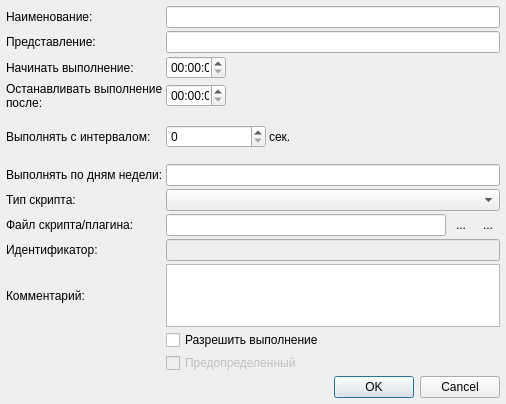
<?xml version="1.0" encoding="UTF-8"?>
<ui version="4.0">
 <class>DialogTask</class>
 <widget class="QDialog" name="DialogTask">
  <property name="geometry">
   <rect>
    <x>0</x>
    <y>0</y>
    <width>506</width>
    <height>404</height>
   </rect>
  </property>
  <property name="windowTitle">
   <string>Служба</string>
  </property>
  <layout class="QGridLayout" name="gridLayout_2">
   <property name="leftMargin">
    <number>6</number>
   </property>
   <property name="topMargin">
    <number>6</number>
   </property>
   <property name="rightMargin">
    <number>6</number>
   </property>
   <property name="bottomMargin">
    <number>6</number>
   </property>
   <property name="spacing">
    <number>3</number>
   </property>
   <item row="0" column="0">
    <layout class="QGridLayout" name="gridLayout">
     <property name="spacing">
      <number>3</number>
     </property>
     <item row="4" column="1">
      <layout class="QHBoxLayout" name="horizontalLayout">
       <item>
        <widget class="QSpinBox" name="interval">
         <property name="maximumSize">
          <size>
           <width>100</width>
           <height>16777215</height>
          </size>
         </property>
         <property name="maximum">
          <number>999999999</number>
         </property>
        </widget>
       </item>
       <item>
        <widget class="QLabel" name="label_6">
         <property name="text">
          <string>сек.</string>
         </property>
        </widget>
       </item>
      </layout>
     </item>
     <item row="2" column="1">
      <widget class="QTimeEdit" name="start_task">
       <property name="maximumSize">
        <size>
         <width>60</width>
         <height>16777215</height>
        </size>
       </property>
      </widget>
     </item>
     <item row="5" column="0">
      <widget class="QLabel" name="label_7">
       <property name="text">
        <string>Выполнять по дням недели:</string>
       </property>
      </widget>
     </item>
     <item row="9" column="0">
      <widget class="QLabel" name="label_10">
       <property name="text">
        <string>Комментарий:</string>
       </property>
      </widget>
     </item>
     <item row="1" column="0">
      <widget class="QLabel" name="label_2">
       <property name="text">
        <string>Представление:</string>
       </property>
      </widget>
     </item>
     <item row="1" column="1">
      <widget class="QLineEdit" name="synonum"/>
     </item>
     <item row="4" column="0">
      <widget class="QLabel" name="label_5">
       <property name="text">
        <string>Выполнять с интервалом:</string>
       </property>
      </widget>
     </item>
     <item row="3" column="1">
      <widget class="QTimeEdit" name="end_task">
       <property name="maximumSize">
        <size>
         <width>60</width>
         <height>16777215</height>
        </size>
       </property>
      </widget>
     </item>
     <item row="0" column="1">
      <widget class="QLineEdit" name="name"/>
     </item>
     <item row="8" column="1">
      <widget class="QLineEdit" name="uuid">
       <property name="enabled">
        <bool>false</bool>
       </property>
      </widget>
     </item>
     <item row="2" column="0">
      <widget class="QLabel" name="label_3">
       <property name="text">
        <string>Начинать выполнение:</string>
       </property>
      </widget>
     </item>
     <item row="3" column="0">
      <widget class="QLabel" name="label_4">
       <property name="text">
        <string>Останавливать выполнение после:</string>
       </property>
       <property name="wordWrap">
        <bool>true</bool>
       </property>
      </widget>
     </item>
     <item row="6" column="0">
      <widget class="QLabel" name="label_11">
       <property name="text">
        <string>Тип скрипта:</string>
       </property>
      </widget>
     </item>
     <item row="8" column="0">
      <widget class="QLabel" name="label_9">
       <property name="text">
        <string>Идентификатор:</string>
       </property>
      </widget>
     </item>
     <item row="6" column="1">
      <widget class="QComboBox" name="cmbScriptType"/>
     </item>
     <item row="9" column="1">
      <widget class="QTextEdit" name="txtComment">
       <property name="maximumSize">
        <size>
         <width>16777215</width>
         <height>63</height>
        </size>
       </property>
       <property name="lineWrapMode">
        <enum>QTextEdit::WidgetWidth</enum>
       </property>
      </widget>
     </item>
     <item row="11" column="1">
      <widget class="QCheckBox" name="predefined">
       <property name="enabled">
        <bool>false</bool>
       </property>
       <property name="text">
        <string>Предопределенный</string>
       </property>
      </widget>
     </item>
     <item row="7" column="0">
      <widget class="QLabel" name="label_8">
       <property name="text">
        <string>Файл скрипта/плагина:</string>
       </property>
      </widget>
     </item>
     <item row="0" column="0">
      <widget class="QLabel" name="label">
       <property name="text">
        <string>Наименование:</string>
       </property>
      </widget>
     </item>
     <item row="5" column="1">
      <widget class="QLineEdit" name="days_of_week"/>
     </item>
     <item row="10" column="1">
      <widget class="QCheckBox" name="allowed">
       <property name="text">
        <string>Разрешить выполнение</string>
       </property>
      </widget>
     </item>
     <item row="7" column="1">
      <layout class="QHBoxLayout" name="horizontalLayout_2">
       <item>
        <widget class="QLineEdit" name="script"/>
       </item>
       <item>
        <widget class="QToolButton" name="btnSelectPlugin">
         <property name="text">
          <string>...</string>
         </property>
         <property name="icon">
          <iconset resource="pm_resurses.qrc">
           <normaloff>:/img/link.png</normaloff>:/img/link.png</iconset>
         </property>
         <property name="autoRaise">
          <bool>true</bool>
         </property>
        </widget>
       </item>
       <item>
        <widget class="QToolButton" name="btnSavePlugin">
         <property name="text">
          <string>...</string>
         </property>
         <property name="icon">
          <iconset resource="pm_resurses.qrc">
           <normaloff>:/img/save.png</normaloff>:/img/save.png</iconset>
         </property>
         <property name="autoRaise">
          <bool>true</bool>
         </property>
        </widget>
       </item>
      </layout>
     </item>
    </layout>
   </item>
   <item row="1" column="0">
    <widget class="QDialogButtonBox" name="buttonBox">
     <property name="orientation">
      <enum>Qt::Horizontal</enum>
     </property>
     <property name="standardButtons">
      <set>QDialogButtonBox::Cancel|QDialogButtonBox::Ok</set>
     </property>
    </widget>
   </item>
  </layout>
 </widget>
 <resources>
  <include location="pm_resurses.qrc"/>
 </resources>
 <connections>
  <connection>
   <sender>buttonBox</sender>
   <signal>accepted()</signal>
   <receiver>DialogTask</receiver>
   <slot>accept()</slot>
   <hints>
    <hint type="sourcelabel">
     <x>248</x>
     <y>254</y>
    </hint>
    <hint type="destinationlabel">
     <x>157</x>
     <y>274</y>
    </hint>
   </hints>
  </connection>
  <connection>
   <sender>buttonBox</sender>
   <signal>rejected()</signal>
   <receiver>DialogTask</receiver>
   <slot>reject()</slot>
   <hints>
    <hint type="sourcelabel">
     <x>316</x>
     <y>260</y>
    </hint>
    <hint type="destinationlabel">
     <x>286</x>
     <y>274</y>
    </hint>
   </hints>
  </connection>
 </connections>
</ui>
